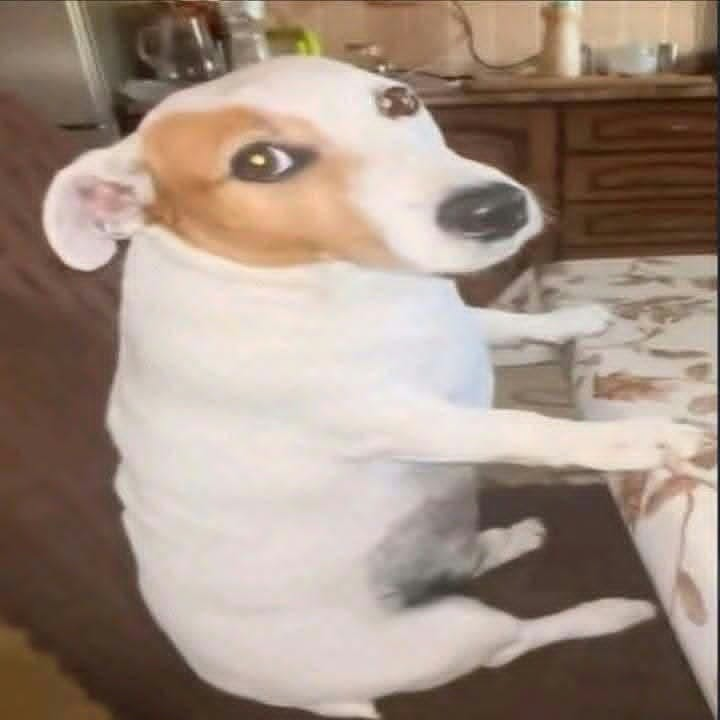
#> input picture legacy/labs/source/cho.jpg, 720 x 720 px
$ python tuyen_tinh.py
#> lines starting #> are read from the running program, lines starting #| are printed output that depends on the picture
from pathlib import Path

import cv2
import numpy as np
from PIL import Image, ImageDraw, ImageFont


# Đọc ảnh từ thư mục source.
PROJECT_DIR = Path(__file__).resolve().parent.parent
IMAGE_PATH = PROJECT_DIR / "source" / "cho.jpg"

img = cv2.imread(str(IMAGE_PATH))
#> img is the input picture: shape (720, 720, 3); mean B, G, R 130.4, 143.2, 161.8
if img is None:
    raise FileNotFoundError(f"Không đọc được ảnh: {IMAGE_PATH}")


# Ánh xạ một mức sáng theo ba đoạn thẳng.
def pixelVal(pix, r1, s1, r2, s2):
    if pix <= r1:
        return (s1 / r1) * pix
    elif pix <= r2:
        return ((s2 - s1) / (r2 - r1)) * (pix - r1) + s1
    else:
        return ((255 - s2) / (255 - r2)) * (pix - r2) + s2


# Tham số của phép biến đổi tuyến tính từng phần.
r1, s1 = 70, 0
r2, s2 = 140, 255

# Áp dụng hàm pixelVal cho từng giá trị màu trong ảnh.
pixelVal_vec = np.vectorize(pixelVal)
piecewise = pixelVal_vec(img, r1, s1, r2, s2)
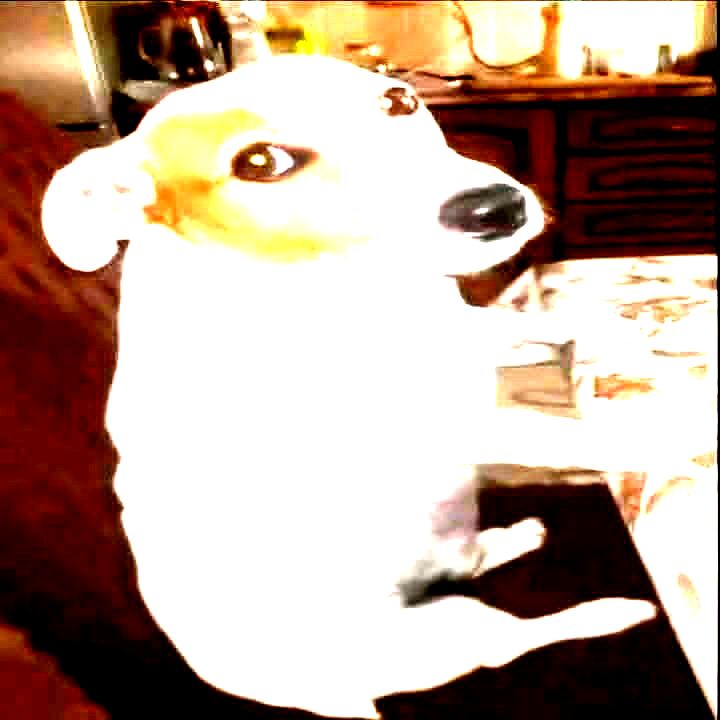
#> piecewise: shape (720, 720, 3) float64; mean B, G, R 149, 162.5, 184.9
piecewise = np.clip(piecewise, 0, 255).astype(np.uint8)


# Biến đổi lũy thừa: gamma > 1 làm ảnh tối hơn.
gamma = 2.2
power = 255 * (img / 255.0) ** gamma
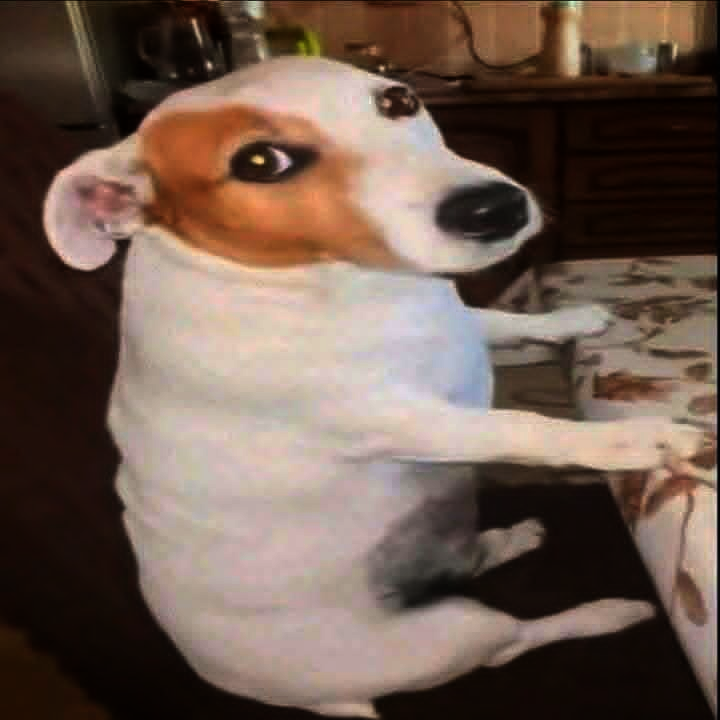
#> power: shape (720, 720, 3) float64; mean B, G, R 80.7, 92.1, 112.4
power = power.astype(np.uint8)


# Thu nhỏ ảnh để ba ảnh vừa trong một cửa sổ.
panel_width = 330
panel_height = int(img.shape[0] * panel_width / img.shape[1])
#> panel_height = 330
images = [
    cv2.resize(img, (panel_width, panel_height)),
    cv2.resize(piecewise, (panel_width, panel_height)),
    cv2.resize(power, (panel_width, panel_height)),
]
labels = ["Ảnh gốc", "Tuyến tính từng phần", f"Lũy thừa (gamma={gamma})"]

# Thêm nhãn tiếng Việt trên dải nền tối.
font = ImageFont.truetype("C:/Windows/Fonts/arialbd.ttf", 20)
panels = []
for image, label in zip(images, labels):
    header = Image.new("RGB", (panel_width, 46), (36, 41, 47))
    draw = ImageDraw.Draw(header)
    bounds = draw.textbbox((0, 0), label, font=font)
    x = (panel_width - (bounds[2] - bounds[0])) // 2
    y = (46 - (bounds[3] - bounds[1])) // 2 - bounds[1]
    draw.text((x, y), label, font=font, fill="white")

    header = cv2.cvtColor(np.array(header), cv2.COLOR_RGB2BGR)
    panels.append(np.vstack((header, image)))
#> this loop made 3 passes
#> (label, bounds, x, y) on passes 1 to 3: ('Ảnh gốc', (0, -1, 81, 23), 124, 12), ('Tuyến tính từng phần', (-1, 2, 213, 23), 58, 10), ('Lũy thừa (gamma=2.2)', (0, 3, 234, 23), 48, 10)
#> pass 1, `header = Image.new("RGB", (panel_width, 46), (36, 41, 47))`:
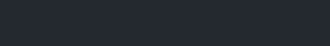
#> header: PIL image 330x46 RGB; mean R, G, B 36, 41, 47
#> pass 1, `header = cv2.cvtColor(np.array(header), cv2.COLOR_RGB2BGR)`:
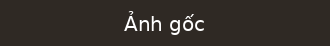
#> header: shape (46, 330, 3); mean R, G, B 52.1, 46.2, 41.4
#> pass 2, `header = cv2.cvtColor(np.array(header), cv2.COLOR_RGB2BGR)`:
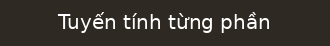
#> header: shape (46, 330, 3); mean R, G, B 59.6, 53.9, 49.2
#> pass 3, `header = cv2.cvtColor(np.array(header), cv2.COLOR_RGB2BGR)`:
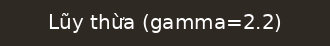
#> header: shape (46, 330, 3); mean R, G, B 60.1, 54.5, 49.8
#> after the loop, panels = 3 items

comparison = np.hstack(panels)
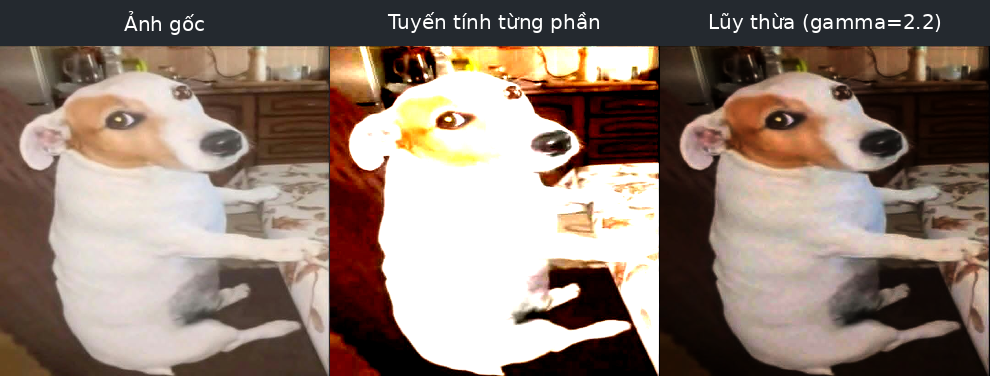
#> comparison: shape (376, 990, 3); mean of channels 0, 1, 2 112.1, 122.5, 139.8; drawn as B, G, R
cv2.imshow("So sanh ket qua", comparison)
cv2.imwrite(str(PROJECT_DIR / "piecewise_vs_power.jpg"), comparison)

print("Saved comparison: piecewise_vs_power.jpg")
cv2.waitKey(0)
cv2.destroyAllWindows()
